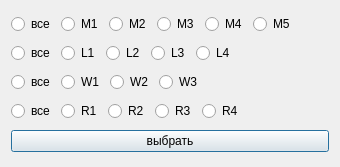
<?xml version="1.0" encoding="UTF-8"?>
<ui version="4.0">
 <class>PostVentralHerniaForm</class>
 <widget class="QDialog" name="PostVentralHerniaForm">
  <property name="geometry">
   <rect>
    <x>0</x>
    <y>0</y>
    <width>340</width>
    <height>167</height>
   </rect>
  </property>
  <property name="windowTitle">
   <string>Dialog</string>
  </property>
  <layout class="QVBoxLayout" name="verticalLayout">
   <item>
    <layout class="QHBoxLayout" name="horizontalLayout">
     <item>
      <widget class="QRadioButton" name="radioButton">
       <property name="text">
        <string>все</string>
       </property>
      </widget>
     </item>
     <item>
      <widget class="QRadioButton" name="radioButton_2">
       <property name="text">
        <string>M1</string>
       </property>
      </widget>
     </item>
     <item>
      <widget class="QRadioButton" name="radioButton_3">
       <property name="text">
        <string>M2</string>
       </property>
      </widget>
     </item>
     <item>
      <widget class="QRadioButton" name="radioButton_4">
       <property name="text">
        <string>M3</string>
       </property>
      </widget>
     </item>
     <item>
      <widget class="QRadioButton" name="radioButton_5">
       <property name="text">
        <string>M4</string>
       </property>
      </widget>
     </item>
     <item>
      <widget class="QRadioButton" name="radioButton_6">
       <property name="text">
        <string>M5</string>
       </property>
      </widget>
     </item>
     <item>
      <spacer name="horizontalSpacer">
       <property name="orientation">
        <enum>Qt::Horizontal</enum>
       </property>
       <property name="sizeHint" stdset="0">
        <size>
         <width>40</width>
         <height>20</height>
        </size>
       </property>
      </spacer>
     </item>
    </layout>
   </item>
   <item>
    <layout class="QHBoxLayout" name="horizontalLayout_2">
     <item>
      <widget class="QRadioButton" name="radioButton_7">
       <property name="text">
        <string>все</string>
       </property>
       <attribute name="buttonGroup">
        <string notr="true">buttonGroup</string>
       </attribute>
      </widget>
     </item>
     <item>
      <widget class="QRadioButton" name="radioButton_8">
       <property name="text">
        <string>L1</string>
       </property>
       <attribute name="buttonGroup">
        <string notr="true">buttonGroup</string>
       </attribute>
      </widget>
     </item>
     <item>
      <widget class="QRadioButton" name="radioButton_9">
       <property name="text">
        <string>L2</string>
       </property>
       <attribute name="buttonGroup">
        <string notr="true">buttonGroup</string>
       </attribute>
      </widget>
     </item>
     <item>
      <widget class="QRadioButton" name="radioButton_10">
       <property name="text">
        <string>L3</string>
       </property>
       <attribute name="buttonGroup">
        <string notr="true">buttonGroup</string>
       </attribute>
      </widget>
     </item>
     <item>
      <widget class="QRadioButton" name="radioButton_11">
       <property name="text">
        <string>L4</string>
       </property>
       <attribute name="buttonGroup">
        <string notr="true">buttonGroup</string>
       </attribute>
      </widget>
     </item>
     <item>
      <spacer name="horizontalSpacer_2">
       <property name="orientation">
        <enum>Qt::Horizontal</enum>
       </property>
       <property name="sizeHint" stdset="0">
        <size>
         <width>40</width>
         <height>20</height>
        </size>
       </property>
      </spacer>
     </item>
    </layout>
   </item>
   <item>
    <layout class="QHBoxLayout" name="horizontalLayout_3">
     <item>
      <widget class="QRadioButton" name="radioButton_12">
       <property name="text">
        <string>все</string>
       </property>
       <attribute name="buttonGroup">
        <string notr="true">buttonGroup_2</string>
       </attribute>
      </widget>
     </item>
     <item>
      <widget class="QRadioButton" name="radioButton_13">
       <property name="text">
        <string>W1</string>
       </property>
       <attribute name="buttonGroup">
        <string notr="true">buttonGroup_2</string>
       </attribute>
      </widget>
     </item>
     <item>
      <widget class="QRadioButton" name="radioButton_14">
       <property name="text">
        <string>W2</string>
       </property>
       <attribute name="buttonGroup">
        <string notr="true">buttonGroup_2</string>
       </attribute>
      </widget>
     </item>
     <item>
      <widget class="QRadioButton" name="radioButton_15">
       <property name="text">
        <string>W3</string>
       </property>
       <attribute name="buttonGroup">
        <string notr="true">buttonGroup_2</string>
       </attribute>
      </widget>
     </item>
     <item>
      <spacer name="horizontalSpacer_3">
       <property name="orientation">
        <enum>Qt::Horizontal</enum>
       </property>
       <property name="sizeHint" stdset="0">
        <size>
         <width>40</width>
         <height>20</height>
        </size>
       </property>
      </spacer>
     </item>
    </layout>
   </item>
   <item>
    <layout class="QHBoxLayout" name="horizontalLayout_4">
     <item>
      <widget class="QRadioButton" name="radioButton_16">
       <property name="text">
        <string>все</string>
       </property>
       <attribute name="buttonGroup">
        <string notr="true">buttonGroup_3</string>
       </attribute>
      </widget>
     </item>
     <item>
      <widget class="QRadioButton" name="radioButton_17">
       <property name="text">
        <string>R1</string>
       </property>
       <attribute name="buttonGroup">
        <string notr="true">buttonGroup_3</string>
       </attribute>
      </widget>
     </item>
     <item>
      <widget class="QRadioButton" name="radioButton_18">
       <property name="text">
        <string>R2</string>
       </property>
       <attribute name="buttonGroup">
        <string notr="true">buttonGroup_3</string>
       </attribute>
      </widget>
     </item>
     <item>
      <widget class="QRadioButton" name="radioButton_19">
       <property name="text">
        <string>R3</string>
       </property>
       <attribute name="buttonGroup">
        <string notr="true">buttonGroup_3</string>
       </attribute>
      </widget>
     </item>
     <item>
      <widget class="QRadioButton" name="radioButton_20">
       <property name="text">
        <string>R4</string>
       </property>
       <attribute name="buttonGroup">
        <string notr="true">buttonGroup_3</string>
       </attribute>
      </widget>
     </item>
     <item>
      <spacer name="horizontalSpacer_4">
       <property name="orientation">
        <enum>Qt::Horizontal</enum>
       </property>
       <property name="sizeHint" stdset="0">
        <size>
         <width>40</width>
         <height>20</height>
        </size>
       </property>
      </spacer>
     </item>
    </layout>
   </item>
   <item>
    <widget class="QPushButton" name="pushButton">
     <property name="text">
      <string>выбрать</string>
     </property>
    </widget>
   </item>
  </layout>
 </widget>
 <resources/>
 <connections/>
 <buttongroups>
  <buttongroup name="buttonGroup"/>
  <buttongroup name="buttonGroup_2"/>
  <buttongroup name="buttonGroup_3"/>
 </buttongroups>
</ui>
